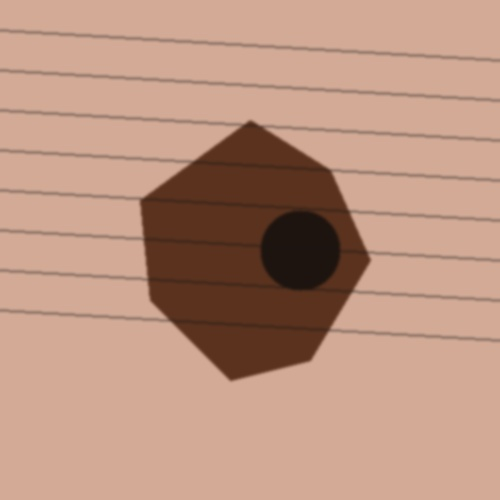
#> input picture sample.jpg, 500 x 500 px
$ python melanoma.py sample.jpg
#> lines starting #> are read from the running program, lines starting #| are printed output that depends on the picture; after the words box and inside, x2 and y2 are one past the last pixel; in counts of white or black regions, pixels touching at a corner belong together
"""
Melanoma lesion analysis with OpenCV (ABCD-rule feature extraction).

EDUCATIONAL / RESEARCH TOOL ONLY - NOT A MEDICAL DIAGNOSIS.

Engineering pipeline:
  1. Load + resize            -> consistent scale
  2. Grayscale conversion     -> intensity channel for segmentation
  3. Hair removal (DullRazor) -> blackhat morphology + inpainting
  4. Denoise                  -> Gaussian blur
  5. Contrast enhancement     -> CLAHE
  6. Segmentation             -> Otsu threshold (lesion darker than skin)
  7. Morphological cleanup    -> open/close + keep largest central blob
  8. Contour extraction       -> boundary, area, perimeter
  9. Features (ABCD):
       A  Asymmetry  - mirror overlap along principal axes
       B  Border     - compactness / irregularity index
       C  Color      - number of suspicious colors present
       D  Diameter   - max Feret diameter (pixels -> mm if scale known)
 10. TDS score (Stolz)        -> 1.3*A + 0.1*B + 0.5*C + 0.5*D
 11. Visualization of every step

Usage:
  python melanoma.py image.jpg [--px-per-mm 10] [--out results] [--no-show]
"""
import argparse
import os

import cv2
import numpy as np


# ---------------------------------------------------------------- preprocessing
def resize(img, max_side=600):
    h, w = img.shape[:2]
    s = max_side / max(h, w)
    return cv2.resize(img, (int(w * s), int(h * s)), interpolation=cv2.INTER_AREA) if s < 1 else img


def remove_hair(img):
    gray = cv2.cvtColor(img, cv2.COLOR_BGR2GRAY)
    kernel = cv2.getStructuringElement(cv2.MORPH_RECT, (17, 17))
    blackhat = cv2.morphologyEx(gray, cv2.MORPH_BLACKHAT, kernel)
    _, hair_mask = cv2.threshold(blackhat, 10, 255, cv2.THRESH_BINARY)
    return cv2.inpaint(img, hair_mask, 3, cv2.INPAINT_TELEA), hair_mask


def preprocess(img):
    clean, hair_mask = remove_hair(img)
    gray = cv2.cvtColor(clean, cv2.COLOR_BGR2GRAY)
    blur = cv2.GaussianBlur(gray, (5, 5), 0)
    clahe = cv2.createCLAHE(clipLimit=2.0, tileGridSize=(8, 8)).apply(blur)
    return clean, gray, hair_mask, clahe


# ---------------------------------------------------------------- validation
class NoLesionError(Exception):
    """Raised when the image does not look like a mole on skin."""

    def __init__(self, reasons):
        self.reasons = reasons
        super().__init__("Mole not detected: " + "; ".join(reasons))


def edge_zone(fov):
    """Pixels on the image border or touching the dermoscope's black frame."""
    zone = cv2.dilate(cv2.bitwise_not(fov), np.ones((7, 7), np.uint8))
    zone[:3, :] = zone[-3:, :] = 255
    zone[:, :3] = zone[:, -3:] = 255
    return zone


def edge_fraction(contour, zone):
    pts = contour.reshape(-1, 2)
    return float((zone[pts[:, 1], pts[:, 0]] > 0).mean())


def validate_lesion(img, gray, mask, contour, fov):
    """Sanity checks that the segmented blob is a plausible mole on skin."""
    reasons = []

    area_ratio = cv2.contourArea(contour) / max(np.count_nonzero(fov), 1)
    if area_ratio < 0.005:
        reasons.append(f"dark region too small ({area_ratio:.1%} of image)")
    elif area_ratio > 0.70:
        reasons.append(f"dark region fills the image ({area_ratio:.0%}), no skin around it")

    # surrounding ring of 'skin' around the lesion
    k = cv2.getStructuringElement(cv2.MORPH_ELLIPSE, (31, 31))
    ring = cv2.subtract(cv2.dilate(mask, k, iterations=2), cv2.dilate(mask, k))
    ring = cv2.bitwise_and(ring, fov)
    if np.count_nonzero(ring) < 100:
        reasons.append("no surrounding skin visible")
    else:
        contrast = float(gray[ring > 0].mean() - gray[mask > 0].mean())
        if contrast < 20:
            reasons.append(f"lesion not darker than its surroundings (contrast {contrast:.0f})")
        # Dermoscope lighting makes skin look pink, beige, gray or even bluish, so a strict
        # skin-tone range fails. Instead reject surroundings that are STRONGLY green/blue/purple
        # (grass, sky, objects), which skin never is.
        hsv = cv2.cvtColor(img, cv2.COLOR_BGR2HSV)[ring > 0]
        vivid = ((hsv[:, 1] > 110) & (hsv[:, 0] >= 35) & (hsv[:, 0] <= 150)).mean()
        if vivid > 0.40:
            reasons.append(f"surrounding area does not look like skin ({vivid:.0%} strongly green/blue)")

    hull_area = cv2.contourArea(cv2.convexHull(contour))
    solidity = cv2.contourArea(contour) / hull_area if hull_area else 0
    if solidity < 0.60:
        reasons.append(f"shape too fragmented for a mole (solidity {solidity:.2f})")

    if edge_fraction(contour, edge_zone(fov)) > 0.25:
        reasons.append("region is cut off by the image border")

    if reasons:
        raise NoLesionError(reasons)


# ---------------------------------------------------------------- segmentation
def field_of_view(gray):
    """Mask out the black circular frame that dermoscopes leave around the image."""
    h, w = gray.shape
    dark = (gray < 40).astype(np.uint8)
    n, labels, stats, _ = cv2.connectedComponentsWithStats(dark)
    fov = np.full_like(gray, 255)
    for i in range(1, n):
        x, y, bw, bh, area = stats[i]
        touches = x <= 3 or y <= 3 or x + bw >= w - 3 or y + bh >= h - 3  # some scans have a thin frame
        if touches and area > 0.02 * h * w:
            fov[labels == i] = 0
    # drop the soft shadow at the lens edge
    return cv2.erode(fov, cv2.getStructuringElement(cv2.MORPH_ELLIPSE, (15, 15)))


def segment(enh, fov):
    t, _ = cv2.threshold(enh[fov > 0].reshape(-1, 1), 0, 255, cv2.THRESH_BINARY + cv2.THRESH_OTSU)
    th = np.where((enh <= t) & (fov > 0), 255, 0).astype(np.uint8)
    k = cv2.getStructuringElement(cv2.MORPH_ELLIPSE, (7, 7))
    th = cv2.morphologyEx(th, cv2.MORPH_OPEN, k, iterations=2)
    th = cv2.morphologyEx(th, cv2.MORPH_CLOSE, k, iterations=3)

    contours, _ = cv2.findContours(th, cv2.RETR_EXTERNAL, cv2.CHAIN_APPROX_NONE)
    if not contours:
        raise NoLesionError(["no dark region found"])
    h, w = enh.shape
    center = np.array([w / 2, h / 2])
    zone = edge_zone(fov)

    def score(c):  # prefer large blobs near the centre, penalise blobs on the border/frame
        touches = edge_fraction(c, zone) > 0.10
        m = cv2.moments(c)
        if m["m00"] == 0:
            return -1
        cxy = np.array([m["m10"] / m["m00"], m["m01"] / m["m00"]])
        dist = np.linalg.norm(cxy - center) / np.linalg.norm(center)
        return cv2.contourArea(c) * (1 - dist) * (0.3 if touches else 1.0)

    lesion = max(contours, key=score)
    mask = np.zeros_like(th)
    cv2.drawContours(mask, [lesion], -1, 255, cv2.FILLED)
    return mask, lesion, th


# ---------------------------------------------------------------- ABCD features
def asymmetry(mask, contour):
    """Rotate lesion to its principal axis, flip on both axes, measure non-overlap."""
    (cx, cy), _, angle = cv2.fitEllipse(contour) if len(contour) >= 5 else ((0, 0), 0, 0)
    h, w = mask.shape
    M = cv2.getRotationMatrix2D((cx, cy), angle, 1.0)
    M[0, 2] += w / 2 - cx
    M[1, 2] += h / 2 - cy  # also centre it
    rot = cv2.warpAffine(mask, M, (w, h), flags=cv2.INTER_NEAREST)
    area = max(np.count_nonzero(rot), 1)
    scores = []
    for flip in (0, 1):  # 0: vertical axis flip, 1: horizontal
        f = cv2.flip(rot, flip)
        diff = np.count_nonzero(cv2.bitwise_xor(rot, f))
        scores.append(diff / (2 * area))
    # Stolz A: 0,1,2 asymmetric axes (threshold ~ 0.1 non-overlap)
    a_score = sum(s > 0.10 for s in scores)
    return a_score, scores, rot


def border(contour):
    area = cv2.contourArea(contour)
    perim = cv2.arcLength(contour, True)
    compact = perim ** 2 / (4 * np.pi * area) if area else 0  # 1.0 = perfect circle
    hull = cv2.convexHull(contour)
    solidity = area / cv2.contourArea(hull) if cv2.contourArea(hull) else 0
    # Map irregularity to Stolz B (0-8 segments)
    b_score = int(np.clip(round((compact - 1.0) * 8 + (1 - solidity) * 16), 0, 8))
    return b_score, dict(area=area, perimeter=perim, compactness=compact, solidity=solidity)


COLORS_RGB = {  # reference dermoscopic colors
    "white": (230, 230, 230), "red": (200, 40, 40), "light-brown": (180, 110, 60),
    "dark-brown": (90, 45, 20), "blue-gray": (90, 110, 140), "black": (25, 25, 25),
}


def color(img, mask):
    pix = img[mask > 0][:, ::-1].astype(np.float32)  # BGR->RGB
    if len(pix) == 0:
        return 0, {}
    refs = np.array(list(COLORS_RGB.values()), np.float32)
    d = np.linalg.norm(pix[:, None, :] - refs[None, :, :], axis=2)
    nearest = d.argmin(1)
    counts = np.bincount(nearest, minlength=len(refs)) / len(pix)
    present = {n: float(c) for n, c in zip(COLORS_RGB, counts) if c > 0.05}
    return len(present), present


def diameter(contour, px_per_mm=None):
    hull = cv2.convexHull(contour).reshape(-1, 2).astype(np.float32)
    d = np.linalg.norm(hull[:, None] - hull[None], axis=2)
    i, j = np.unravel_index(d.argmax(), d.shape)
    px = float(d[i, j])
    mm = px / px_per_mm if px_per_mm else None
    # Stolz D: number of dermoscopic structures (approximated here via size/texture)
    d_score = 5 if (mm and mm > 6) else (3 if mm is None and px > 200 else 1)
    return d_score, px, mm, (tuple(hull[i].astype(int)), tuple(hull[j].astype(int)))


# ---------------------------------------------------------------- report / viz
def analyze(path, px_per_mm=None, out="results", show=True):
#> called with path = 'sample.jpg', out = 'results', show = True
    img = cv2.imread(path)
#> img is the input picture: shape (500, 500, 3); mean B, G, R 128.7, 148.1, 187.6
    if img is None:
        raise FileNotFoundError(path)
    img = resize(img)
    clean, gray, hair_mask, enh = preprocess(img)
#> in remove_hair, `_, hair_mask = cv2.threshold(blackhat, 10, 255, cv2.THRESH_BINARY)`:
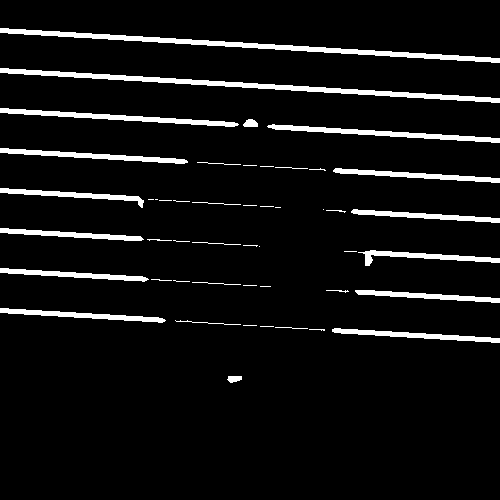
#> hair_mask: shape (500, 500); 6.5% white; 48 white regions (21 under 20 px), largest, box (x1, y1, x2, y2) and area: (0, 28, 500, 63) 2536, (0, 68, 500, 103) 2536, (0, 108, 239, 127) 1204
    fov = field_of_view(gray)
#> in field_of_view, `dark = (gray < 40).astype(np.uint8)`: dark: shape (500, 500); values 0 (black) and 1 (white), 2% white; 1 white region, box (x1, y1, x2, y2) and area: (260, 210, 341, 290) 5012
#> in field_of_view, `n, labels, stats, _ = cv2.connectedComponentsWithStats(dark)`: n = 2; stats = [[0, 0, 500, 500, 244988], [260, 210, 81, 80, 5012]]
#> the loop in field_of_view, `for i in range(1, n):` made 1 pass
#> after the loop in field_of_view, `for i in range(1, n):`: fov: shape (500, 500); every value is 255
    mask, contour, raw_th = segment(enh, fov)
#> in segment, `t, _ = cv2.threshold(enh[fov > 0].reshape(-1, 1), 0, 255, cv2.THRESH_B..`: t = 123
#> in segment, `th = np.where((enh <= t) & (fov > 0), 255, 0).astype(np.uint8)`: th: shape (500, 500); 16.1% white; 1 white region, box (x1, y1, x2, y2) and area: (141, 123, 368, 379) 40357
#> in segment, `th = cv2.morphologyEx(th, cv2.MORPH_OPEN, k, iterations=2)`: th: shape (500, 500); 16.1% white; 1 white region
#> in segment, `contours, _ = cv2.findContours(th, cv2.RETR_EXTERNAL, cv2.CHAIN_APPROX..`: contours = 1 contour; box (x1, y1, x2, y2) and area: (141, 123, 368, 379) 40017
#> in edge_zone, `zone = cv2.dilate(cv2.bitwise_not(fov), np.ones((7, 7), np.uint8))`: zone: shape (500, 500); every value is 0
#> in edge_zone, `zone[:, :3] = zone[:, -3:] = 255`: zone: shape (500, 500); 2.4% white; 1 white region, box (x1, y1, x2, y2) and area: (0, 0, 500, 500) 5964
#> in edge_fraction, `pts = contour.reshape(-1, 2)`: pts = 640 pairs, first value 141 to 367, second value 123 to 378
#> in score, `touches = edge_fraction(c, zone) > 0.10`: touches = False
#> in score, `m = cv2.moments(c)`: m = moments, m00 40017, centre m10/m00, m01/m00 = (251.3, 252.4)
#> in score, `cxy = np.array([m["m10"] / m["m00"], m["m01"] / m["m00"]])`: cxy = [251.3, 252.4]
#> in score, `dist = np.linalg.norm(cxy - center) / np.linalg.norm(center)`: dist = 0.00776
#> in segment, `lesion = max(contours, key=score)`: lesion = contour of 640 points, box (x1, y1, x2, y2) (141, 123, 368, 379), area 40017
#> contour has the same summary as lesion in segment
    validate_lesion(clean, gray, mask, contour, fov)
#> in validate_lesion, `area_ratio = cv2.contourArea(contour) / max(np.count_nonzero(fov), 1)`: area_ratio = 0.16
#> in validate_lesion, `ring = cv2.subtract(cv2.dilate(mask, k, iterations=2), cv2.dilate(mask..`:
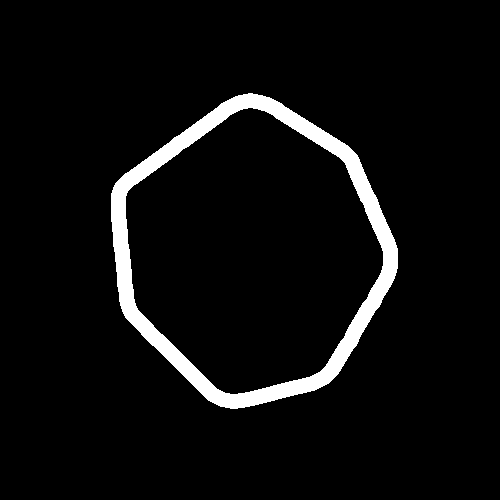
#> ring: shape (500, 500); 5.3% white; 1 white region, box (x1, y1, x2, y2) and area: (111, 93, 398, 409) 13205
#> in validate_lesion, `contrast = float(gray[ring > 0].mean() - gray[mask > 0].mean())`: contrast = 124
#> in validate_lesion, `vivid = ((hsv[:, 1] > 110) & (hsv[:, 0] >= 35) & (hsv[:, 0] <= 150)).m..`: vivid = 0
#> in validate_lesion, `hull_area = cv2.contourArea(cv2.convexHull(contour))`: hull_area = 40467.5
#> in validate_lesion, `solidity = cv2.contourArea(contour) / hull_area if hull_area else 0`: solidity = 0.989

    A, a_axes, rot = asymmetry(mask, contour)
#> in asymmetry, `(cx, cy), _, angle = cv2.fitEllipse(contour) if len(contour) >= 5 else..`: cx = 251; cy = 252.3; angle = 171.8
#> in asymmetry, `M = cv2.getRotationMatrix2D((cx, cy), angle, 1.0)`: M = [[-0.99, 0.143, 463.4], [-0.143, -0.99, 537.8]]
#> in asymmetry, `rot = cv2.warpAffine(mask, M, (w, h), flags=cv2.INTER_NEAREST)`: rot: shape (500, 500); 16.1% white; 1 white region, box (x1, y1, x2, y2) and area: (135, 128, 358, 379) 40343
#> in asymmetry, `area = max(np.count_nonzero(rot), 1)`: area = 40343
#> the loop in asymmetry, `for flip in (0, 1):` made 2 passes
#> diff on passes 1 to 2: 4418, 3198
#> pass 1, in asymmetry, `f = cv2.flip(rot, flip)`:
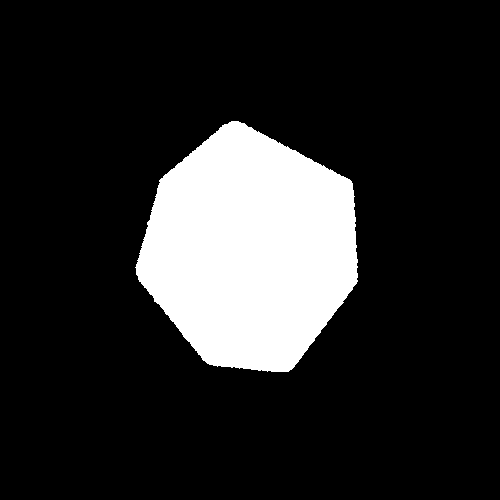
#> f: shape (500, 500); 16.1% white; 1 white region, box (x1, y1, x2, y2) and area: (135, 121, 358, 372) 40343
#> after the loop in asymmetry, `for flip in (0, 1):`: scores = [0.0548, 0.0396]
#> in asymmetry, `a_score = sum(s > 0.10 for s in scores)`: a_score = 0
#> A = 0; a_axes = [0.0548, 0.0396]
    B, bstats = border(contour)
#> in border, `area = cv2.contourArea(contour)`: area = 40017
#> in border, `perim = cv2.arcLength(contour, True)`: perim = 773.4
#> in border, `compact = perim ** 2 / (4 * np.pi * area) if area else 0`: compact = 1.19
#> in border, `hull = cv2.convexHull(contour)`: hull = contour of 36 points, box (x1, y1, x2, y2) (141, 123, 368, 379), area 40468
#> in border, `solidity = area / cv2.contourArea(hull) if cv2.contourArea(hull) else 0`: solidity = 0.989
#> in border, `b_score = int(np.clip(round((compact - 1.0) * 8 + (1 - solidity) * 16)..`: b_score = 2
#> B = 2; bstats = {'area': 40017, 'perimeter': 773.4, 'compactness': 1.19, 'solidity': 0.989}
    C, colors = color(clean, mask)
#> in color, `counts = np.bincount(nearest, minlength=len(refs)) / len(pix)`: counts = [0, 0, 0.0137, 0.862, 0, 0.124]
#> in color, `present = {n: float(c) for n, c in zip(COLORS_RGB, counts) if c > 0.05}`: present = {'dark-brown': 0.862, 'black': 0.124}
#> C = 2; colors = {'dark-brown': 0.862, 'black': 0.124}
    D, d_px, d_mm, (p1, p2) = diameter(contour, px_per_mm)
#> in diameter, `hull = cv2.convexHull(contour).reshape(-1, 2).astype(np.float32)`: hull = 36 pairs, first value 141 to 367, second value 123 to 378
#> in diameter, `i, j = np.unravel_index(d.argmax(), d.shape)`: i = 0; j = 20
#> in diameter, `px = float(d[i, j])`: px = 255.9
#> in diameter, `d_score = 5 if (mm and mm > 6) else (3 if mm is None and px > 200 else..`: d_score = 3
#> D = 3; d_px = 255.9; p1 = (252, 123); p2 = (230, 378)
    tds = 1.3 * A + 0.1 * B + 0.5 * C + 0.5 * D
#> tds = 2.7
    verdict = "Benign-looking" if tds < 4.75 else ("Suspicious" if tds <= 5.45 else "Highly suspicious")
#> verdict = 'Benign-looking'

    # overlay
    ov = img.copy()
    cv2.drawContours(ov, [contour], -1, (0, 255, 0), 2)
    cv2.drawContours(ov, [cv2.convexHull(contour)], -1, (255, 200, 0), 1)
    cv2.line(ov, p1, p2, (0, 0, 255), 2)
    if len(contour) >= 5:
        ell = cv2.fitEllipse(contour)
#> ell = ((251, 252.3), (215.6, 240.1), 171.8)
        cv2.ellipse(ov, ell, (255, 0, 255), 1)
        (cx, cy), (MA, ma), ang = ell
#> cx = 251; cy = 252.3; MA = 215.6; ma = 240.1; ang = 171.8
        for t in (ang, ang + 90):  # symmetry axes
            r = np.deg2rad(t)
            dx, dy = np.sin(r) * max(MA, ma) / 2, -np.cos(r) * max(MA, ma) / 2
            cv2.line(ov, (int(cx - dx), int(cy - dy)), (int(cx + dx), int(cy + dy)), (0, 255, 255), 1)
#> this loop made 2 passes
#> (t, r, dx, dy) on passes 1 to 2: (171.8, 3, 17.15, 118.8), (261.8, 4.57, -118.8, 17.15)
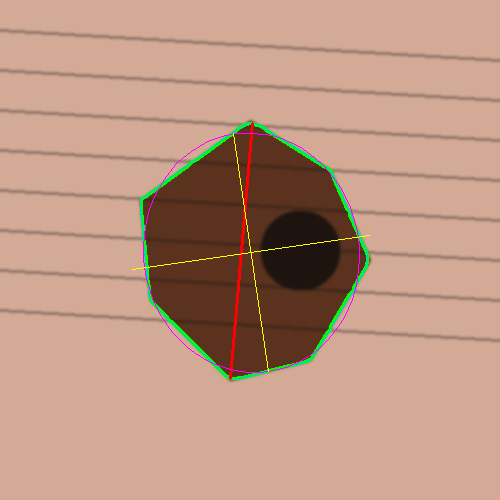
#> ov: shape (500, 500, 3); mean B, G, R 128.8, 149.4, 187.5

    # symmetry visual: original (green) vs. flipped (red)
    sym = cv2.merge([np.zeros_like(rot), rot, cv2.flip(rot, 1)])
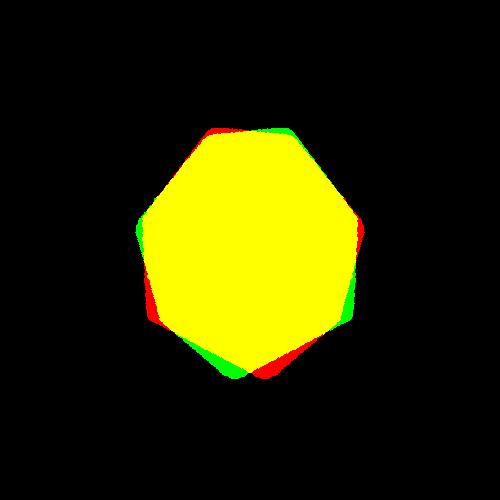
#> sym: shape (500, 500, 3); mean of channels 0, 1, 2 0, 41.1, 41.1; drawn as B, G, R

    lines = [
        f"A asym: {A}  (axes {a_axes[0]:.2f}, {a_axes[1]:.2f})",
        f"B border: {B}  compact {bstats['compactness']:.2f} solid {bstats['solidity']:.2f}",
        f"C colors: {C}  {', '.join(colors)}",
        f"D diam: {d_px:.0f}px" + (f" / {d_mm:.1f}mm" if d_mm else ""),
        f"TDS = {tds:.2f}  -> {verdict}",
        "NOT A MEDICAL DIAGNOSIS",
    ]
    h, w = img.shape[:2]
#> h = 500; w = 500
    panel = np.full((h, w, 3), 30, np.uint8)
    for i, t in enumerate(lines):
        cv2.putText(panel, t, (10, 30 + i * 28), cv2.FONT_HERSHEY_SIMPLEX, 0.5,
                    (0, 0, 255) if i == 4 else (255, 255, 255), 1, cv2.LINE_AA)
#> this loop made 6 passes
#> t on passes 1 to 6: 'A asym: 0  (axes 0.05, 0.04)', 'B border: 2  compact 1.19 solid 0.99', 'C colors: 2  dark-brown, black', 'D diam: 256px', 'TDS = 2.70  -> Benign-looking', 'NOT A MEDICAL DIAGNOSIS'
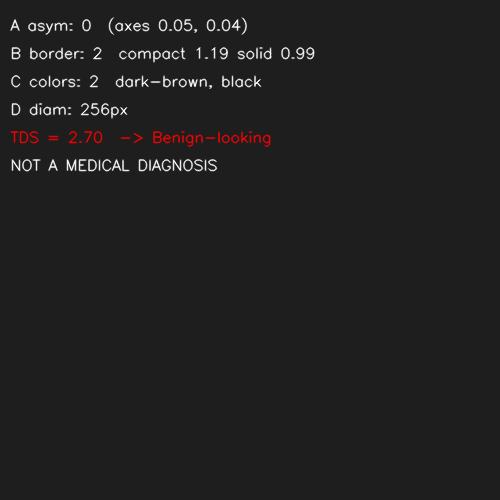
#> panel: shape (500, 500, 3); mean of channels 0, 1, 2 32.5, 32.5, 33.2; drawn as B, G, R

    def lab(im, t):
        im = cv2.cvtColor(im, cv2.COLOR_GRAY2BGR) if im.ndim == 2 else im.copy()
        cv2.putText(im, t, (8, 22), cv2.FONT_HERSHEY_SIMPLEX, 0.6, (0, 255, 255), 2)
        return im

    grid = np.vstack([
        np.hstack([lab(img, "1 original"), lab(gray, "2 grayscale"), lab(hair_mask, "3 hair mask"), lab(enh, "4 CLAHE")]),
        np.hstack([lab(raw_th, "5 Otsu"), lab(mask, "6 lesion mask"), lab(ov, "7 contour/axes"), lab(sym, "8 symmetry")]),
    ])
#> in lab (call 5), `im = cv2.cvtColor(im, cv2.COLOR_GRAY2BGR) if im.ndim == 2 else im.copy()`: im: shape (500, 500, 3); 16.1% white; 1 white region, box (x1, y1, x2, y2) and area: (141, 123, 368, 379) 40338
    panel_row = np.hstack([panel, np.zeros((h, w * 3, 3), np.uint8)])
    grid = np.vstack([grid, panel_row])
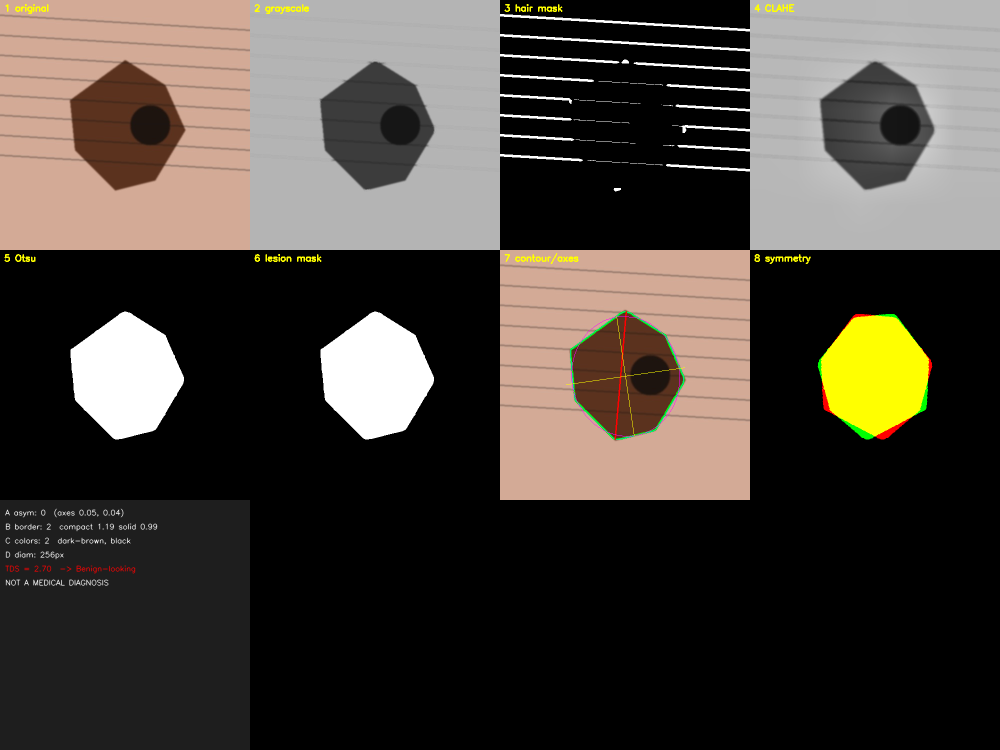
#> grid: shape (1500, 2000, 3) (shown at 1/2 size); mean B, G, R 59.2, 66.4, 72.9

    os.makedirs(out, exist_ok=True)
    base = os.path.splitext(os.path.basename(path))[0]
    cv2.imwrite(os.path.join(out, f"{base}_steps.png"), grid)
    cv2.imwrite(os.path.join(out, f"{base}_overlay.png"), ov)
    print("\n".join(lines))
#| A asym: 0  (axes 0.05, 0.04)
#| B border: 2  compact 1.19 solid 0.99
#| C colors: 2  dark-brown, black
#| D diam: 256px
#| TDS = 2.70  -> Benign-looking
#| NOT A MEDICAL DIAGNOSIS
    print(f"Saved -> {out}/{base}_steps.png")

    if show:
        disp = resize(grid, 1400)
        cv2.imshow("Melanoma Busters", disp)
        cv2.waitKey(0)
        cv2.destroyAllWindows()
    return dict(A=A, B=B, C=C, D=D, TDS=tds, verdict=verdict, colors=colors,
                diameter_px=d_px, diameter_mm=d_mm, **bstats)


if __name__ == "__main__":
    ap = argparse.ArgumentParser()
    ap.add_argument("image")
    ap.add_argument("--px-per-mm", type=float, default=None, help="scale for mm diameter")
    ap.add_argument("--out", default="results")
    ap.add_argument("--no-show", action="store_true")
    a = ap.parse_args()
    try:
        analyze(a.image, a.px_per_mm, a.out, not a.no_show)
    except NoLesionError as e:
        print("MOLE NOT DETECTED")
        for r in e.reasons:
            print("  -", r)
        raise SystemExit(2)
